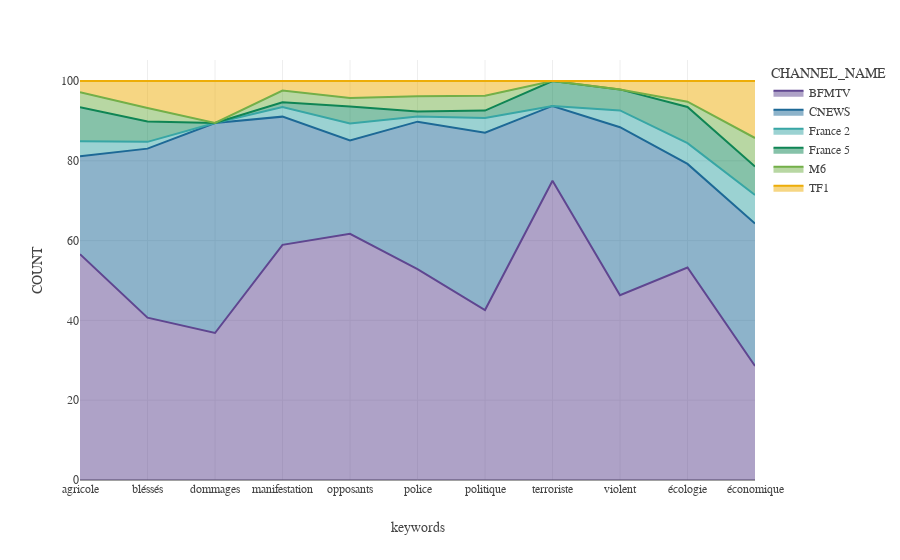

The code cell stored with this chart in its notebook:
### Code cell
px.area(count.loc[count["CHANNEL_NAME"].isin(top_channels_tv)],groupnorm="percent", 
       x="keywords", y="COUNT", color="CHANNEL_NAME", color_discrete_sequence= px.colors.qualitative.Prism)

### Figure 1 — Plotly figure (JSON) as saved in the notebook; plotly's stock layout.template omitted (floating-point values rounded to 4 significant figures)
{"data": [{"groupnorm": "percent", "hovertemplate": "CHANNEL_NAME=BFMTV<br>keywords=%{x}<br>COUNT=%{y}<extra></extra>", "legendgroup": "BFMTV", "line": {"color": "rgb(95, 70, 144)"}, "marker": {"symbol": "circle"}, "mode": "lines", "name": "BFMTV", "orientation": "v", "showlegend": true, "stackgroup": "1", "type": "scatter", "x": ["agricole", "bléssés", "dommages", "manifestation", "opposants", "police", "politique", "terroriste", "violent", "écologie", "économique"], "xaxis": "x", "y": [60, 24, 7, 99, 29, 83, 23, 12, 44, 41, 4], "yaxis": "y"}, {"groupnorm": "percent", "hovertemplate": "CHANNEL_NAME=CNEWS<br>keywords=%{x}<br>COUNT=%{y}<extra></extra>", "legendgroup": "CNEWS", "line": {"color": "rgb(29, 105, 150)"}, "marker": {"symbol": "circle"}, "mode": "lines", "name": "CNEWS", "orientation": "v", "showlegend": true, "stackgroup": "1", "type": "scatter", "x": ["agricole", "bléssés", "dommages", "manifestation", "opposants", "police", "politique", "terroriste", "violent", "écologie", "économique"], "xaxis": "x", "y": [26, 25, 10, 54, 11, 58, 24, 3, 40, 20, 5], "yaxis": "y"}, {"groupnorm": "percent", "hovertemplate": "CHANNEL_NAME=France 2<br>keywords=%{x}<br>COUNT=%{y}<extra></extra>", "legendgroup": "France 2", "line": {"color": "rgb(56, 166, 165)"}, "marker": {"symbol": "circle"}, "mode": "lines", "name": "France 2", "orientation": "v", "showlegend": true, "stackgroup": "1", "type": "scatter", "x": ["agricole", "bléssés", "manifestation", "opposants", "police", "politique", "violent", "écologie", "économique"], "xaxis": "x", "y": [4, 1, 4, 2, 2, 2, 4, 4, 1], "yaxis": "y"}, {"groupnorm": "percent", "hovertemplate": "CHANNEL_NAME=France 5<br>keywords=%{x}<br>COUNT=%{y}<extra></extra>", "legendgroup": "France 5", "line": {"color": "rgb(15, 133, 84)"}, "marker": {"symbol": "circle"}, "mode": "lines", "name": "France 5", "orientation": "v", "showlegend": true, "stackgroup": "1", "type": "scatter", "x": ["agricole", "bléssés", "manifestation", "opposants", "police", "politique", "terroriste", "violent", "écologie", "économique"], "xaxis": "x", "y": [9, 3, 2, 2, 2, 1, 1, 5, 7, 1], "yaxis": "y"}, {"groupnorm": "percent", "hovertemplate": "CHANNEL_NAME=M6<br>keywords=%{x}<br>COUNT=%{y}<extra></extra>", "legendgroup": "M6", "line": {"color": "rgb(115, 175, 72)"}, "marker": {"symbol": "circle"}, "mode": "lines", "name": "M6", "orientation": "v", "showlegend": true, "stackgroup": "1", "type": "scatter", "x": ["agricole", "bléssés", "manifestation", "opposants", "police", "politique", "écologie", "économique"], "xaxis": "x", "y": [4, 2, 5, 1, 6, 2, 1, 1], "yaxis": "y"}, {"groupnorm": "percent", "hovertemplate": "CHANNEL_NAME=TF1<br>keywords=%{x}<br>COUNT=%{y}<extra></extra>", "legendgroup": "TF1", "line": {"color": "rgb(237, 173, 8)"}, "marker": {"symbol": "circle"}, "mode": "lines", "name": "TF1", "orientation": "v", "showlegend": true, "stackgroup": "1", "type": "scatter", "x": ["agricole", "bléssés", "dommages", "manifestation", "opposants", "police", "politique", "violent", "écologie", "économique"], "xaxis": "x", "y": [3, 4, 2, 4, 2, 6, 2, 2, 4, 2], "yaxis": "y"}], "layout": {"legend": {"title": {"text": "CHANNEL_NAME"}, "tracegroupgap": 0}, "margin": {"t": 60}, "xaxis": {"anchor": "y", "domain": [0, 1], "title": {"text": "keywords"}}, "yaxis": {"anchor": "x", "domain": [0, 1], "title": {"text": "COUNT"}}}}
